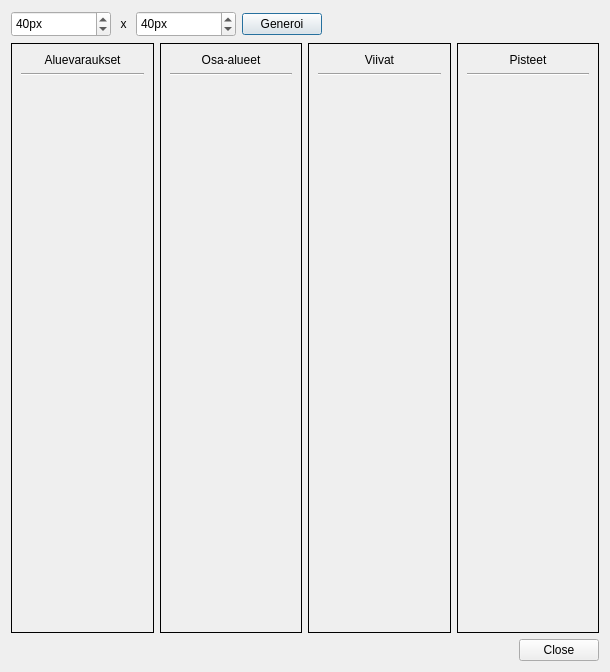
<?xml version="1.0" encoding="UTF-8"?>
<ui version="4.0">
 <class>Dialog</class>
 <widget class="QDialog" name="Dialog">
  <property name="geometry">
   <rect>
    <x>0</x>
    <y>0</y>
    <width>610</width>
    <height>672</height>
   </rect>
  </property>
  <property name="windowTitle">
   <string>Kaavakohdekuvakkeiden esikatselu</string>
  </property>
  <layout class="QVBoxLayout" name="verticalLayout">
   <item>
    <layout class="QHBoxLayout" name="horizontalLayout_2">
     <item>
      <widget class="QgsSpinBox" name="width_spinbox">
       <property name="minimumSize">
        <size>
         <width>100</width>
         <height>26</height>
        </size>
       </property>
       <property name="suffix">
        <string>px</string>
       </property>
       <property name="minimum">
        <number>1</number>
       </property>
       <property name="maximum">
        <number>500</number>
       </property>
       <property name="value">
        <number>40</number>
       </property>
      </widget>
     </item>
     <item>
      <widget class="QLabel" name="label_5">
       <property name="sizePolicy">
        <sizepolicy hsizetype="Maximum" vsizetype="Maximum">
         <horstretch>0</horstretch>
         <verstretch>0</verstretch>
        </sizepolicy>
       </property>
       <property name="text">
        <string> x </string>
       </property>
       <property name="alignment">
        <set>Qt::AlignCenter</set>
       </property>
      </widget>
     </item>
     <item>
      <widget class="QgsSpinBox" name="height_spinbox">
       <property name="minimumSize">
        <size>
         <width>100</width>
         <height>26</height>
        </size>
       </property>
       <property name="suffix">
        <string>px</string>
       </property>
       <property name="minimum">
        <number>1</number>
       </property>
       <property name="maximum">
        <number>500</number>
       </property>
       <property name="value">
        <number>40</number>
       </property>
      </widget>
     </item>
     <item>
      <widget class="QPushButton" name="generate_btn">
       <property name="text">
        <string>Generoi</string>
       </property>
      </widget>
     </item>
     <item>
      <spacer name="horizontalSpacer">
       <property name="orientation">
        <enum>Qt::Horizontal</enum>
       </property>
       <property name="sizeHint" stdset="0">
        <size>
         <width>40</width>
         <height>20</height>
        </size>
       </property>
      </spacer>
     </item>
    </layout>
   </item>
   <item>
    <layout class="QHBoxLayout" name="horizontalLayout">
     <item>
      <widget class="QFrame" name="land_use_frame">
       <property name="frameShape">
        <enum>QFrame::Box</enum>
       </property>
       <layout class="QVBoxLayout" name="verticalLayout_2">
        <item>
         <widget class="QLabel" name="label">
          <property name="text">
           <string>Aluevaraukset</string>
          </property>
          <property name="alignment">
           <set>Qt::AlignCenter</set>
          </property>
         </widget>
        </item>
        <item>
         <widget class="Line" name="line">
          <property name="orientation">
           <enum>Qt::Horizontal</enum>
          </property>
         </widget>
        </item>
        <item>
         <spacer name="verticalSpacer">
          <property name="orientation">
           <enum>Qt::Vertical</enum>
          </property>
          <property name="sizeHint" stdset="0">
           <size>
            <width>20</width>
            <height>10</height>
           </size>
          </property>
         </spacer>
        </item>
       </layout>
      </widget>
     </item>
     <item>
      <widget class="QFrame" name="other_area_frame">
       <property name="frameShape">
        <enum>QFrame::Box</enum>
       </property>
       <layout class="QVBoxLayout" name="verticalLayout_3">
        <item>
         <widget class="QLabel" name="label_2">
          <property name="text">
           <string>Osa-alueet</string>
          </property>
          <property name="alignment">
           <set>Qt::AlignCenter</set>
          </property>
         </widget>
        </item>
        <item>
         <widget class="Line" name="line_2">
          <property name="orientation">
           <enum>Qt::Horizontal</enum>
          </property>
         </widget>
        </item>
        <item>
         <spacer name="verticalSpacer_2">
          <property name="orientation">
           <enum>Qt::Vertical</enum>
          </property>
          <property name="sizeHint" stdset="0">
           <size>
            <width>20</width>
            <height>10</height>
           </size>
          </property>
         </spacer>
        </item>
       </layout>
      </widget>
     </item>
     <item>
      <widget class="QFrame" name="line_frame">
       <property name="frameShape">
        <enum>QFrame::Box</enum>
       </property>
       <layout class="QVBoxLayout" name="verticalLayout_4">
        <item>
         <widget class="QLabel" name="label_3">
          <property name="text">
           <string>Viivat</string>
          </property>
          <property name="alignment">
           <set>Qt::AlignCenter</set>
          </property>
         </widget>
        </item>
        <item>
         <widget class="Line" name="line_3">
          <property name="orientation">
           <enum>Qt::Horizontal</enum>
          </property>
         </widget>
        </item>
        <item>
         <spacer name="verticalSpacer_3">
          <property name="orientation">
           <enum>Qt::Vertical</enum>
          </property>
          <property name="sizeHint" stdset="0">
           <size>
            <width>20</width>
            <height>10</height>
           </size>
          </property>
         </spacer>
        </item>
       </layout>
      </widget>
     </item>
     <item>
      <widget class="QFrame" name="point_frame">
       <property name="frameShape">
        <enum>QFrame::Box</enum>
       </property>
       <layout class="QVBoxLayout" name="verticalLayout_5">
        <item>
         <widget class="QLabel" name="label_4">
          <property name="text">
           <string>Pisteet</string>
          </property>
          <property name="alignment">
           <set>Qt::AlignCenter</set>
          </property>
         </widget>
        </item>
        <item>
         <widget class="Line" name="line_4">
          <property name="orientation">
           <enum>Qt::Horizontal</enum>
          </property>
         </widget>
        </item>
        <item>
         <spacer name="verticalSpacer_4">
          <property name="orientation">
           <enum>Qt::Vertical</enum>
          </property>
          <property name="sizeHint" stdset="0">
           <size>
            <width>20</width>
            <height>10</height>
           </size>
          </property>
         </spacer>
        </item>
       </layout>
      </widget>
     </item>
    </layout>
   </item>
   <item>
    <widget class="QDialogButtonBox" name="buttonBox">
     <property name="orientation">
      <enum>Qt::Horizontal</enum>
     </property>
     <property name="standardButtons">
      <set>QDialogButtonBox::Close</set>
     </property>
    </widget>
   </item>
  </layout>
 </widget>
 <customwidgets>
  <customwidget>
   <class>QgsSpinBox</class>
   <extends>QSpinBox</extends>
   <header>qgsspinbox.h</header>
  </customwidget>
 </customwidgets>
 <resources/>
 <connections>
  <connection>
   <sender>buttonBox</sender>
   <signal>accepted()</signal>
   <receiver>Dialog</receiver>
   <slot>accept()</slot>
   <hints>
    <hint type="sourcelabel">
     <x>248</x>
     <y>254</y>
    </hint>
    <hint type="destinationlabel">
     <x>157</x>
     <y>274</y>
    </hint>
   </hints>
  </connection>
  <connection>
   <sender>buttonBox</sender>
   <signal>rejected()</signal>
   <receiver>Dialog</receiver>
   <slot>reject()</slot>
   <hints>
    <hint type="sourcelabel">
     <x>316</x>
     <y>260</y>
    </hint>
    <hint type="destinationlabel">
     <x>286</x>
     <y>274</y>
    </hint>
   </hints>
  </connection>
 </connections>
</ui>
